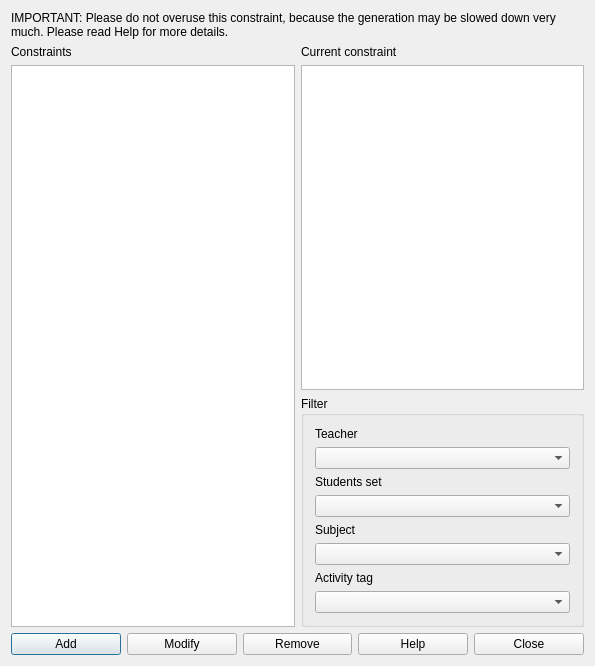
<?xml version="1.0" encoding="UTF-8"?>
<ui version="4.0">
 <class>ConstraintMaxTotalActivitiesFromSetInSelectedTimeSlotsForm_template</class>
 <widget class="QDialog" name="ConstraintMaxTotalActivitiesFromSetInSelectedTimeSlotsForm_template">
  <property name="geometry">
   <rect>
    <x>0</x>
    <y>0</y>
    <width>595</width>
    <height>666</height>
   </rect>
  </property>
  <property name="windowTitle">
   <string extracomment="This is the title of the dialog to see the list of all constraints of this type">Constraints max total activities from set in selected time slots</string>
  </property>
  <layout class="QGridLayout" name="gridLayout_2">
   <item row="0" column="0" colspan="2">
    <widget class="QLabel" name="instructionsLabel">
     <property name="sizePolicy">
      <sizepolicy hsizetype="Minimum" vsizetype="Minimum">
       <horstretch>0</horstretch>
       <verstretch>0</verstretch>
      </sizepolicy>
     </property>
     <property name="text">
      <string>IMPORTANT: Please do not overuse this constraint, because the generation may be slowed down very much. Please read Help for more details.</string>
     </property>
     <property name="wordWrap">
      <bool>true</bool>
     </property>
    </widget>
   </item>
   <item row="1" column="0" rowspan="2">
    <layout class="QVBoxLayout" name="verticalLayout_2">
     <item>
      <widget class="QLabel" name="constraintsTextLabel">
       <property name="frameShape">
        <enum>QFrame::NoFrame</enum>
       </property>
       <property name="frameShadow">
        <enum>QFrame::Plain</enum>
       </property>
       <property name="text">
        <string>Constraints</string>
       </property>
       <property name="wordWrap">
        <bool>false</bool>
       </property>
      </widget>
     </item>
     <item>
      <widget class="QListWidget" name="constraintsListWidget"/>
     </item>
    </layout>
   </item>
   <item row="1" column="1">
    <layout class="QVBoxLayout" name="verticalLayout">
     <item>
      <widget class="QLabel" name="currentConstraintTextLabel">
       <property name="text">
        <string>Current constraint</string>
       </property>
       <property name="wordWrap">
        <bool>false</bool>
       </property>
      </widget>
     </item>
     <item>
      <widget class="QPlainTextEdit" name="currentConstraintTextEdit"/>
     </item>
    </layout>
   </item>
   <item row="2" column="1">
    <widget class="QGroupBox" name="filterGroupBox">
     <property name="title">
      <string>Filter</string>
     </property>
     <layout class="QGridLayout" name="gridLayout">
      <item row="0" column="0">
       <widget class="QLabel" name="teachersTextLabel">
        <property name="text">
         <string>Teacher</string>
        </property>
        <property name="wordWrap">
         <bool>false</bool>
        </property>
       </widget>
      </item>
      <item row="1" column="0">
       <widget class="QComboBox" name="teachersComboBox"/>
      </item>
      <item row="2" column="0">
       <widget class="QLabel" name="studentsTextLabel">
        <property name="text">
         <string>Students set</string>
        </property>
        <property name="wordWrap">
         <bool>false</bool>
        </property>
       </widget>
      </item>
      <item row="3" column="0">
       <widget class="QComboBox" name="studentsComboBox"/>
      </item>
      <item row="4" column="0">
       <widget class="QLabel" name="subjectsTextLabel">
        <property name="text">
         <string>Subject</string>
        </property>
        <property name="wordWrap">
         <bool>false</bool>
        </property>
       </widget>
      </item>
      <item row="5" column="0">
       <widget class="QComboBox" name="subjectsComboBox"/>
      </item>
      <item row="6" column="0">
       <widget class="QLabel" name="activityTagsTextLabel">
        <property name="text">
         <string>Activity tag</string>
        </property>
        <property name="wordWrap">
         <bool>false</bool>
        </property>
       </widget>
      </item>
      <item row="7" column="0">
       <widget class="QComboBox" name="activityTagsComboBox"/>
      </item>
     </layout>
    </widget>
   </item>
   <item row="3" column="0" colspan="2">
    <layout class="QHBoxLayout" name="horizontalLayout">
     <item>
      <widget class="QPushButton" name="addConstraintPushButton">
       <property name="text">
        <string>Add</string>
       </property>
      </widget>
     </item>
     <item>
      <widget class="QPushButton" name="modifyConstraintPushButton">
       <property name="text">
        <string>Modify</string>
       </property>
      </widget>
     </item>
     <item>
      <widget class="QPushButton" name="removeConstraintPushButton">
       <property name="text">
        <string>Remove</string>
       </property>
      </widget>
     </item>
     <item>
      <widget class="QPushButton" name="helpPushButton">
       <property name="text">
        <string>Help</string>
       </property>
      </widget>
     </item>
     <item>
      <widget class="QPushButton" name="closePushButton">
       <property name="text">
        <string>Close</string>
       </property>
      </widget>
     </item>
    </layout>
   </item>
  </layout>
 </widget>
 <layoutdefault spacing="6" margin="11"/>
 <resources/>
 <connections/>
</ui>
